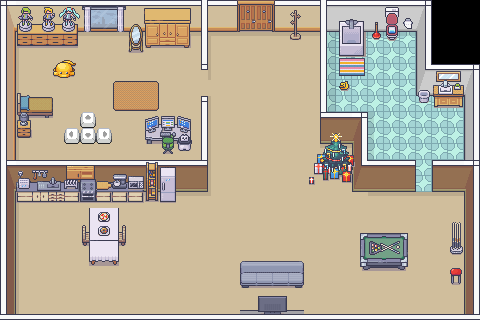

Below is a game level as drawn by its tile map, then a one-line description and the .tmx that defines it (tile-layer data replaced by summaries):
An orthogonal 30x20 tile map with 16x16 px tiles, 25 tile layers (Pavimento, Shadow, Tappetino, 1, ...), 14 tilesets and 38 objects.

<map version="1.10" tiledversion="1.10.2" orientation="orthogonal" renderorder="right-down" width="30" height="20" tilewidth="16" tileheight="16" infinite="0" nextlayerid="42" nextobjectid="52">
 <tileset firstgid="1" source="../Room_Builder_16x16.tsx" />
 <tileset firstgid="8285" source="../Interiors_16x16.tsx" />
 <tileset firstgid="25309" source="3_Bathroom_16x16.tsx" />
 <tileset firstgid="26205" source="4_Bedroom_16x16.tsx" />
 <tileset firstgid="27917" source="RetroWhite.tsx" />
 <tileset firstgid="28941" source="UI_16x16.tsx" />
 <tileset firstgid="28941" source="../../map/tilesets/14_Basement_16x16.tsx" />
 <tileset firstgid="29741" source="../../map/tilesets/26_Condominium.tsx" />
 <tileset firstgid="30045" source="../../map/tilesets/15_Christmas_16x16.tsx" />
 <tileset firstgid="30317" source="../../map/tilesets/18_Jail_16x16.tsx" />
 <tileset firstgid="31037" source="../../map/tilesets/19_Hospital_16x16.tsx" />
 <tileset firstgid="32797" source="../../map/tilesets/21_Clothing_Store.tsx" />
 <tileset firstgid="33869" source="../../map/tilesets/12_Kitchen_16x16.tsx" />
 <tileset firstgid="34653" source="../../map/tilesets/5_Classroom_and_library_16x16.tsx" />
 <group id="5" name="Pavimento" locked="1">
  <layer id="1" name="Pavimento" width="30" height="20" locked="1">
   <data>[600 cells, 588 non-empty, 5 distinct tile ids]</data>
  </layer>
  <layer id="6" name="Shadow" width="30" height="20" locked="1">
   <data>[600 cells, 78 non-empty, 6 distinct tile ids]</data>
  </layer>
  <layer id="12" name="Tappetino" width="30" height="20" locked="1">
   <data>[600 cells, 10 non-empty, 10 distinct tile ids]</data>
  </layer>
 </group>
 <layer id="30" name="1" width="30" height="20" locked="1">
  <data>[600 cells, 16 non-empty, 13 distinct tile ids]</data>
 </layer>
 <layer id="31" name="2" width="30" height="20" locked="1">
  <data>[600 cells, 17 non-empty, 15 distinct tile ids]</data>
 </layer>
 <layer id="32" name="3" width="30" height="20" locked="1">
  <data>[600 cells, 3 non-empty, 3 distinct tile ids]</data>
 </layer>
 <layer id="2" name="Muri" width="30" height="20" locked="1">
  <data>[600 cells, 141 non-empty, 34 distinct tile ids]</data>
 </layer>
 <layer id="4" name="Boarders" width="30" height="20" locked="1">
  <data>[600 cells, 46 non-empty, 6 distinct tile ids]</data>
 </layer>
 <layer id="7" name="Porte" width="30" height="20" locked="1">
  <data>[600 cells, 8 non-empty, 6 distinct tile ids]</data>
 </layer>
 <group id="41" name="fix" locked="1">
  <layer id="33" name="Albero di natale 1" width="30" height="20" locked="1">
   <data>[600 cells, 15 non-empty, 15 distinct tile ids]</data>
  </layer>
  <layer id="34" name="Albero di natale 2" width="30" height="20" locked="1">
   <data>[600 cells, 6 non-empty, 6 distinct tile ids]</data>
  </layer>
  <layer id="35" name="Albero di natale 3" width="30" height="20" locked="1">
   <data>[600 cells, 6 non-empty, 6 distinct tile ids]</data>
  </layer>
 </group>
 <layer id="9" name="Bagno" width="30" height="20" locked="1">
  <data>[600 cells, 21 non-empty, 21 distinct tile ids]</data>
 </layer>
 <layer id="17" name="Stanza" width="30" height="20" locked="1">
  <data>[600 cells, 34 non-empty, 34 distinct tile ids]</data>
 </layer>
 <layer id="18" name="Comodino" width="30" height="20" locked="1">
  <data>[600 cells, 2 non-empty, 2 distinct tile ids]</data>
 </layer>
 <layer id="20" name="tavolo" width="30" height="20" locked="1">
  <data>[600 cells, 6 non-empty, 6 distinct tile ids]</data>
 </layer>
 <layer id="19" name="Lampada" width="30" height="20" locked="1">
  <data>[600 cells, 7 non-empty, 7 distinct tile ids]</data>
 </layer>
 <layer id="21" name="Sedia" width="30" height="20" locked="1">
  <data>[600 cells, 11 non-empty, 11 distinct tile ids]</data>
 </layer>
 <layer id="23" name="Cucina" width="30" height="20">
  <data>[600 cells, 26 non-empty, 19 distinct tile ids]</data>
 </layer>
 <layer id="25" name="sopra piano" width="30" height="20">
  <data>[600 cells, 8 non-empty, 8 distinct tile ids]</data>
 </layer>
 <layer id="24" name="sopra" width="30" height="20">
  <data>[600 cells, 18 non-empty, 16 distinct tile ids]</data>
 </layer>
 <layer id="26" name="sopra tavolo" width="30" height="20" locked="1">
  <data>[600 cells, 12 non-empty, 9 distinct tile ids]</data>
 </layer>
 <layer id="27" name="sopra sopra tavolo" width="30" height="20">
  <data>[600 cells, 6 non-empty, 6 distinct tile ids]</data>
 </layer>
 <objectgroup id="36" name="Collisioni" locked="1">
  <object id="1" x="0.5" y="0" width="14.5" height="319.5" />
  <object id="2" x="1" y="1.5" width="415.5" height="30.5" />
  <object id="3" x="415.5" y="-1" width="16" height="96.5" />
  <object id="4" x="418" y="64.5" width="58" height="30.5" />
  <object id="5" x="463.5" y="94" width="16.5" height="225.5" />
  <object id="6" x="0.5" y="314.5" width="479" height="5.5" />
  <object id="10" x="240.25" y="269" width="63.875" height="19" />
  <object id="11" x="240" y="309.875" width="64" height="4.75" />
  <object id="12" x="88.875" y="211.875" width="29.875" height="53.375" />
  <object id="13" x="118.5" y="230.375" width="7.25" height="15.75" />
  <object id="14" x="82.125" y="232.125" width="8" height="13.625" />
  <object id="16" x="6.25" y="179" width="169.5" height="22.375" />
  <object id="17" x="174.25" y="179.25" width="32.125" height="12.25" />
  <object id="18" x="202.5" y="103.295" width="4.5" height="87.9545" />
  <object id="19" x="320.333" y="1.66667" width="5" height="141.333" />
  <object id="21" x="321.667" y="133.667" width="40.6667" height="9.33333" />
  <object id="22" x="353" y="141.333" width="9.33333" height="49.3333" />
  <object id="23" x="352.667" y="179.667" width="62.3943" height="11.6667" />
  <object id="24" x="359.818" y="238.545" width="48" height="31.6364" />
  <object id="25" x="449.273" y="244.909" width="13.4545" height="9.63636" />
  <object id="27" x="449.091" y="275.636" width="14.1818" height="8.36364" />
  <object id="28" x="288.727" y="32.1818" width="13.2727" height="8.54545" />
  <object id="29" x="320.932" y="143.637" width="30.7046" height="31.9545" />
  <object id="30" x="17.75" y="97.25" width="35.375" height="20.875" />
  <object id="31" x="17.125" y="117.75" width="15.375" height="20" />
  <object id="32" x="16" y="30" width="63.75" height="17" />
  <object id="33" x="145.5" y="31.125" width="45.5" height="17.375" />
  <object id="34" x="126.625" y="31.7841" width="18.5" height="21.4659" />
  <object id="35" x="145.636" y="125.455" width="45.2727" height="18.1818" />
  <object id="36" x="160.182" y="143.273" width="15.0909" height="11.2727" />
  <object id="37" x="177.455" y="143.455" width="13.4545" height="7.45455" />
  <object id="38" x="339.273" y="31.4545" width="25.0909" height="24.1818" />
  <object id="39" x="371.818" y="32" width="9.09091" height="8.18182" />
  <object id="40" x="385.455" y="32.1818" width="12.3636" height="8.72727" />
  <object id="41" x="418.545" y="95.6364" width="10.5455" height="7.09091" />
  <object id="42" x="433.091" y="95.0909" width="30.5455" height="12.7273" />
  <object id="43" x="201.75" y="-0.159068" width="5.40909" height="69.5909" />
  <object id="45" x="432.257" y="179.439" width="47.1216" height="11.6667" />
 </objectgroup>
 <layer id="37" name="Tasti" width="30" height="20" locked="1">
  <data>[600 cells, 4 non-empty, 4 distinct tile ids]</data>
 </layer>
 <layer id="39" name="Messaggio" width="30" height="20" locked="1">
  <data>[600 cells, 6 non-empty, 6 distinct tile ids]</data>
 </layer>
</map>
